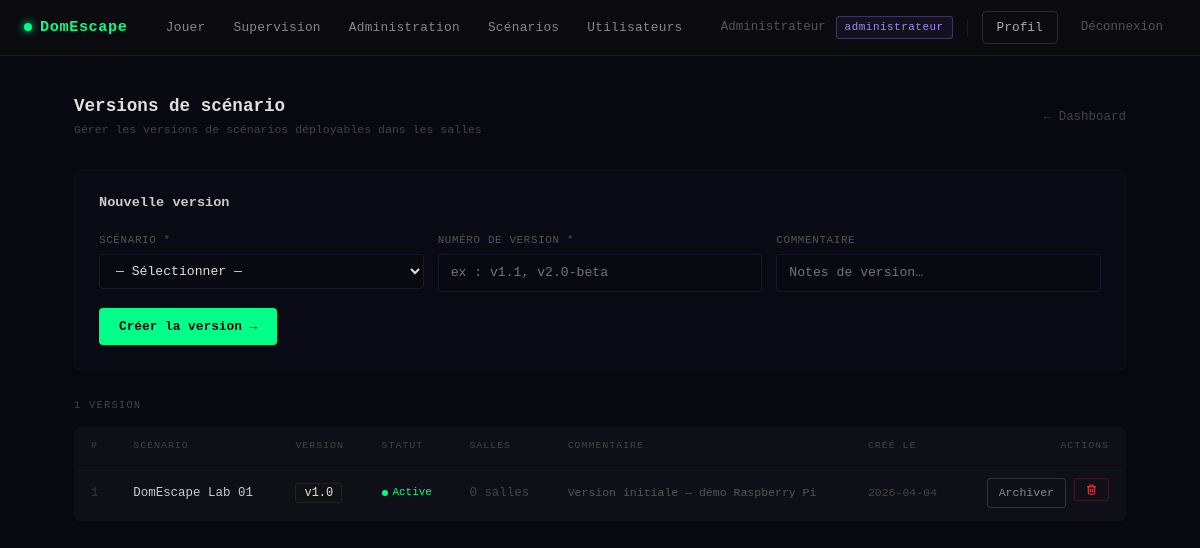
Page /admin/versions.php (signed in) on the committed database.
### tables this page shows
CREATE TABLE scenario_version (
    id_scenario_version INT AUTO_INCREMENT PRIMARY KEY,
    id_scenario         INT          NOT NULL,
    numero_version      VARCHAR(20)  NOT NULL,    
    statut_version      VARCHAR(20)  DEFAULT 'draft',
    commentaire         TEXT,
    cree_le             DATETIME     DEFAULT CURRENT_TIMESTAMP,
    CONSTRAINT fk_scenver_scenario
        FOREIGN KEY (id_scenario) REFERENCES scenario(id_scenario)
        ON DELETE CASCADE
);

CREATE TABLE scenario (
    id_scenario  INT AUTO_INCREMENT PRIMARY KEY,
    nom_scenario VARCHAR(150) NOT NULL,
    description  TEXT,
    theme        VARCHAR(100),
    actif        BOOLEAN      DEFAULT TRUE,
    cree_le      TIMESTAMP    DEFAULT CURRENT_TIMESTAMP
);

### core/Auth.php (called while the page is built, shortened)
<?php
class Auth
{
    public static function check(): bool
    {
        return isset($_SESSION['user_id']);
    }
    public static function user(): ?array
    {
        return [
            'id'    => $_SESSION['user_id'],
            'nom'   => $_SESSION['user_nom'],
            'email' => $_SESSION['user_email'],
        ];
    }
    public static function roles(): array
    {
        return $_SESSION['user_roles'] ?? [];
    }
    public static function buildHierarchy(array $assignedRoles): array
    {
        $all = $assignedRoles;
        foreach ($assignedRoles as $role) {
            if (isset(ROLE_HIERARCHY[$role])) {
                foreach (ROLE_HIERARCHY[$role] as $inherited) {
                    if (!in_array($inherited, $all, true)) {
                        $all[] = $inherited;
                    }
                }
            }
        }
        return $all;
    }
}

### admin/versions.php (the view, shortened to what this page needs)
<?php
$pdo     = getDB();
$scenarios = $pdo->query("SELECT id_scenario, nom_scenario FROM scenario WHERE actif = 1 ORDER BY nom_scenario")->fetchAll();
$versions = $pdo->query("
    SELECT sv.*, sc.nom_scenario,
           COUNT(ss.id_salle_scenario) AS nb_salles
    FROM scenario_version sv
    JOIN scenario sc ON sc.id_scenario = sv.id_scenario
    LEFT JOIN salle_scenario ss ON ss.id_scenario_version = sv.id_scenario_version
    GROUP BY sv.id_scenario_version
    ORDER BY sc.nom_scenario, sv.cree_le DESC
")->fetchAll();
$statutColors = [
    'active'   => '#00ff88',
    'draft'    => '#f0c040',
    'archived' => '#555',
];
$statutLabels = [
    'active'   => 'Active',
    'draft'    => 'Brouillon',
    'archived' => 'Archivée',
];
?>
<!DOCTYPE html>
<html lang="fr">
<head>
    <link href="/domescape/assets/vendor/bootstrap.min.css" rel="stylesheet">
</head>
<body>
<?php require_once __DIR__ . '/../partials/nav.php'; ?>
<div class="admin-wrap">
    <div class="admin-header">
        <div>
            <h1>Versions de scénario</h1>
            <p>Gérer les versions de scénarios déployables dans les salles</p>
        </div>
        <a href="/domescape/admin/dashboard.php" style="font-size:.78rem; color:#444; text-decoration:none;">← Dashboard</a>
    </div>
    <?php if (empty($scenarios)): ?>
        <div class="alert-error">Aucun scénario actif. <a href="/domescape/admin/scenarios.php">Créez d'abord un scénario.</a></div>
    <?php else: ?>
    <div class="create-panel">
        <h2>Nouvelle version</h2>
        <form method="POST">
            <div class="form-row">
                <div class="form-group">
                    <label>Scénario *</label>
                    <select name="id_scenario" required>
                        <option value="">— Sélectionner —</option>
                    </select>
                </div>
                <div class="form-group">
                    <label>Numéro de version *</label>
                    <input type="text" name="numero_version" placeholder="ex : v1.1, v2.0-beta" maxlength="20" required>
                </div>
                <div class="form-group">
                    <label>Commentaire</label>
                    <input type="text" name="commentaire" placeholder="Notes de version…" maxlength="500">
                </div>
            </div>
            <button type="submit" class="btn-create">Créer la version →</button>
        </form>
    </div>
    <?php endif; ?>
    <div class="section-label"><?= count($versions) ?> version<?= count($versions) != 1 ? 's' : '' ?></div>
    <div class="panel">
        <?php if (empty($versions)): ?>
            <div style="padding:32px; text-align:center; color:#333; font-size:.8rem;">Aucune version. Créez-en une ci-dessus.</div>
        <?php else: ?>
        <div style="overflow-x:auto;">
        <table>
            <thead>
                <tr>
                    <th>#</th>
                    <th>Scénario</th>
                    <th>Version</th>
                    <th>Statut</th>
                    <th>Salles</th>
                    <th>Commentaire</th>
                    <th>Créé le</th>
                    <th style="text-align:right;">Actions</th>
                </tr>
            </thead>
            <tbody>
            <?php foreach ($versions as $v): ?>
                <?php
                    $statut = $v['statut_version'];
                    $color  = $statutColors[$statut]  ?? '#888';
                    $label  = $statutLabels[$statut]  ?? $statut;
                ?>
                <tr>
                    <td style="color:#333;"><?= (int)$v['id_scenario_version'] ?></td>
                    <td style="color:#ccc;"><?= htmlspecialchars($v['nom_scenario'], ENT_QUOTES, 'UTF-8') ?></td>
                    <td>
                        <span style="font-size:.75rem; color:#e0e0e0; background:#111; border:1px solid #222; padding:2px 8px; border-radius:3px; font-family:monospace;">
                            <?= htmlspecialchars($v['numero_version'], ENT_QUOTES, 'UTF-8') ?>
                        </span>
                    </td>
                    <td>
                        <span class="active-badge">
                            <span class="dot" style="background:<?= $color ?>;"></span>
                            <span style="color:<?= $color ?>;"><?= $label ?></span>
                        </span>
                    </td>
                    <td style="color:<?= $v['nb_salles'] > 0 ? '#e0e0e0' : '#444' ?>;">
                        <?= (int)$v['nb_salles'] ?> salle<?= $v['nb_salles'] != 1 ? 's' : '' ?>
                    </td>
                    <td style="color:#555; font-size:.72rem;">
                        <?= $v['commentaire'] ? htmlspecialchars(mb_strimwidth($v['commentaire'], 0, 50, '…'), ENT_QUOTES, 'UTF-8') : '<span style="color:#333;">—</span>' ?>
                    </td>
                    <td style="color:#444; font-size:.72rem;"><?= htmlspecialchars(substr($v['cree_le'], 0, 10), ENT_QUOTES, 'UTF-8') ?></td>
                    <td>
                        <div style="display:flex; gap:8px; justify-content:flex-end;">
                            <?php if ($statut === 'active'): ?>
                            <form method="POST" style="display:inline;">
                                <button type="submit" class="btn-action btn-archive">Archiver</button>
                            </form>
                            <?php endif; ?>
                            <form method="POST" style="display:inline;" onsubmit="return confirm('Supprimer cette version ?');">
                                <button type="submit" class="btn-action btn-delete">
                                    <i data-lucide="trash-2" style="width:11px;height:11px;"></i>
                                </button>
                            </form>
                        </div>
                    </td>
                </tr>
            <?php endforeach; ?>
            </tbody>
        </table>
        </div>
        <?php endif; ?>
    </div>
</div>
</body>
</html>

### partials/nav.php (shortened to what this page needs)
<?php
$_nav_user    = Auth::user();
$_nav_roles   = Auth::buildHierarchy(Auth::roles());
$_nav_isAdmin = in_array(ROLE_ADMINISTRATEUR, $_nav_roles, true);
$_nav_isSuperv= in_array(ROLE_SUPERVISEUR,    $_nav_roles, true);
$_nav_uri     = $_SERVER['REQUEST_URI'] ?? '';
function nav_active(string $path): string {
    global $_nav_uri;
    return (strpos($_nav_uri, $path) !== false) ? 'nav-active' : '';
}
?>
<nav class="dn-nav">
  <div class="dn-nav-inner">
    <a href="/domescape/public/<?= $_nav_user ? 'tableau-de-bord.php' : 'connexion.php' ?>" class="dn-brand">
      <span class="dn-brand-dot"></span>DomEscape
    </a>
    <div class="dn-links">
      <?php if ($_nav_user): ?>
        <a href="/domescape/public/index.php"
           class="<?= nav_active('index.php') ?>">Jouer</a>
        <?php if ($_nav_isSuperv): ?>
          <a href="/domescape/public/gamemaster.php"
             class="<?= nav_active('gamemaster.php') ?>">Supervision</a>
        <?php endif; ?>
        <?php if ($_nav_isAdmin): ?>
          <a href="/domescape/admin/dashboard.php"
             class="<?= nav_active('admin/dashboard') ?>">Administration</a>
          <a href="/domescape/admin/scenarios.php"
             class="<?= nav_active('scenarios') ?>">Scénarios</a>
          <a href="/domescape/admin/utilisateurs.php"
             class="<?= nav_active('utilisateurs') ?>">Utilisateurs</a>
        <?php endif; ?>
      <?php endif; ?>
    </div>
    <div class="dn-right">
      <?php if ($_nav_user): ?>
        <span class="dn-username"><?= htmlspecialchars($_nav_user['nom'], ENT_QUOTES, 'UTF-8') ?></span>
        <?php
        $primaryRole = Auth::roles()[0] ?? null;
        if ($primaryRole): ?>
          <span class="dn-role dn-role-<?= htmlspecialchars($primaryRole, ENT_QUOTES, 'UTF-8') ?>">
            <?= htmlspecialchars($primaryRole, ENT_QUOTES, 'UTF-8') ?>
          </span>
        <?php endif; ?>
        <a href="/domescape/public/profil.php"
           class="dn-btn-login <?= nav_active('profil.php') ?>">Profil</a>
        <a href="/domescape/public/deconnexion.php" class="dn-btn-logout">Déconnexion</a>
      <?php else: ?>
        <a href="/domescape/public/connexion.php" class="dn-btn-login">Connexion</a>
        <a href="/domescape/public/inscription.php" class="dn-btn-register">Créer un compte →</a>
      <?php endif; ?>
    </div>
  </div>
</nav>

### admin/versions.php (style rules this page uses)
body { background: #080810; color: #e0e0e0; font-family: 'Courier New', monospace; min-height: 100vh; }
a { color: #00ff88; }
.admin-wrap { max-width: 1100px; margin: 0 auto; padding: 40px 24px 80px; }
.admin-header { display: flex; justify-content: space-between; align-items: center; margin-bottom: 32px; }
.admin-header h1 { font-size: 1.1rem; font-weight: 700; margin: 0; color: #e0e0e0; }
.admin-header p { font-size: .72rem; color: #444; margin: 4px 0 0; }
.section-label { font-size: .65rem; letter-spacing: .12em; color: #444; text-transform: uppercase; margin-bottom: 14px; }
.panel { background: #0f0f18; border: 1px solid #111; border-radius: 6px; margin-bottom: 24px; overflow: hidden; }
table { width: 100%; border-collapse: collapse; font-size: .78rem; }
th { font-size: .62rem; letter-spacing: .1em; color: #444; text-transform: uppercase; padding: 11px 16px; text-align: left; font-weight: normal; border-bottom: 1px solid #0a0a14; }
td { padding: 12px 16px; border-bottom: 1px solid #0a0a14; vertical-align: middle; }
tbody tr:last-child td { border-bottom: none; }
.btn-action { display: inline-flex; align-items: center; gap: 5px; padding: 5px 11px; border: 1px solid; border-radius: 3px; font-size: .72rem; cursor: pointer; background: transparent; font-family: 'Courier New', monospace; transition: all .15s; text-decoration: none; white-space: nowrap; }
.btn-archive { color: #888; border-color: #333; }
.btn-delete { color: #ff4444; border-color: rgba(255,68,68,.2); }
.active-badge { display: inline-flex; align-items: center; gap: 5px; font-size: .68rem; }
.dot { width: 6px; height: 6px; border-radius: 50%; flex-shrink: 0; }
.create-panel { background: #0a0a14; border: 1px solid #111; border-radius: 6px; padding: 24px; margin-bottom: 28px; }
.create-panel h2 { font-size: .85rem; font-weight: 700; color: #ccc; margin: 0 0 20px; }
.form-row { display: grid; grid-template-columns: 1fr 1fr 1fr; gap: 14px; margin-bottom: 16px; }
.form-group label { font-size: .68rem; color: #555; letter-spacing: .06em; text-transform: uppercase; display: block; margin-bottom: 6px; }
.form-group input, .form-group select { width: 100%; background: #080810; border: 1px solid #1a1a2e; color: #e0e0e0; font-family: 'Courier New', monospace; font-size: .82rem; padding: 8px 12px; border-radius: 4px; outline: none; transition: border-color .15s; }
.form-group select option { background: #080810; }
.btn-create { background: #00ff88; color: #080810; font-weight: 700; font-size: .8rem; padding: 9px 20px; border: none; border-radius: 4px; cursor: pointer; font-family: 'Courier New', monospace; transition: background .15s; }

### partials/nav.php (style rules this page uses)
.dn-nav { background: #0a0a0f; border-bottom: 1px solid #1a1a2e; height: 56px; display: flex; align-items: center; padding: 0 24px; position: sticky; top: 0; z-index: 1000; font-family: 'Courier New', monospace; }
.dn-nav-inner { display: flex; align-items: center; justify-content: space-between; width: 100%; max-width: 1200px; margin: 0 auto; }
.dn-brand { color: #00ff88; font-weight: 700; font-size: .95rem; text-decoration: none; letter-spacing: .04em; display: flex; align-items: center; gap: 8px; flex-shrink: 0; }
.dn-brand-dot { width: 8px; height: 8px; background: #00ff88; border-radius: 50%; box-shadow: 0 0 8px #00ff88; }
.dn-links { display: flex; align-items: center; gap: 4px; }
.dn-links a { color: #888; text-decoration: none; font-size: .8rem; padding: 6px 12px; border-radius: 4px; transition: color .15s, background .15s; letter-spacing: .02em; }
.dn-right { display: flex; align-items: center; gap: 10px; flex-shrink: 0; }
.dn-role { font-size: .68rem; padding: 2px 8px; border-radius: 3px; border: 1px solid; font-family: 'Courier New', monospace; letter-spacing: .05em; }
.dn-role-administrateur { color: #a78bfa; border-color: rgba(167,139,250,.3); background: rgba(167,139,250,.06); }
.dn-username { font-size: .78rem; color: #555; max-width: 120px; overflow: hidden; text-overflow: ellipsis; white-space: nowrap; }
.dn-btn-login { color: #aaa; text-decoration: none; font-size: .8rem; padding: 6px 14px; border: 1px solid #2a2a3a; border-radius: 4px; transition: border-color .15s, color .15s; }
.dn-btn-logout { color: #555; text-decoration: none; font-size: .78rem; padding: 6px 12px; border: 1px solid transparent; border-radius: 4px; transition: all .15s; }

### rows in the picture
scenario_version: id_scenario_version "1", id_scenario.nom_scenario "DomEscape Lab 01", numero_version "v1.0", statut_version "Active", nb_salles "0", commentaire "Version initiale — démo Raspberry Pi", cree_le "2026-04-04"

### other values in the picture
$_nav_user['nom'] "Administrateur"
$primaryRole "administrateur"
count($versions) "1"
